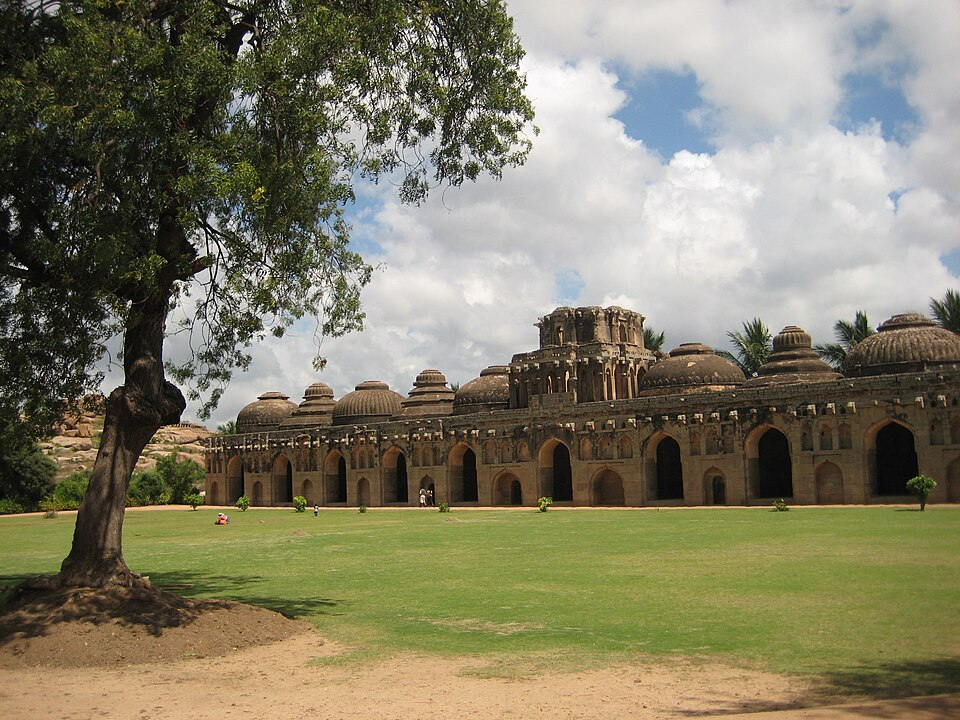
#> input picture Hampi-Identifier_CLIP-Model-main/data/test_images/Elephant_Stables/005_960px-Elephant_stables_(27).jpg.jpg, 960 x 720 px
$ jupyter execute --allow-errors evaluation.ipynb
#> lines starting #> are read from the running program, lines starting #| are printed output that depends on the picture
#> further down, image is the input picture: PIL image 960x720 RGB; mean R, G, B 129.2, 125, 102.3
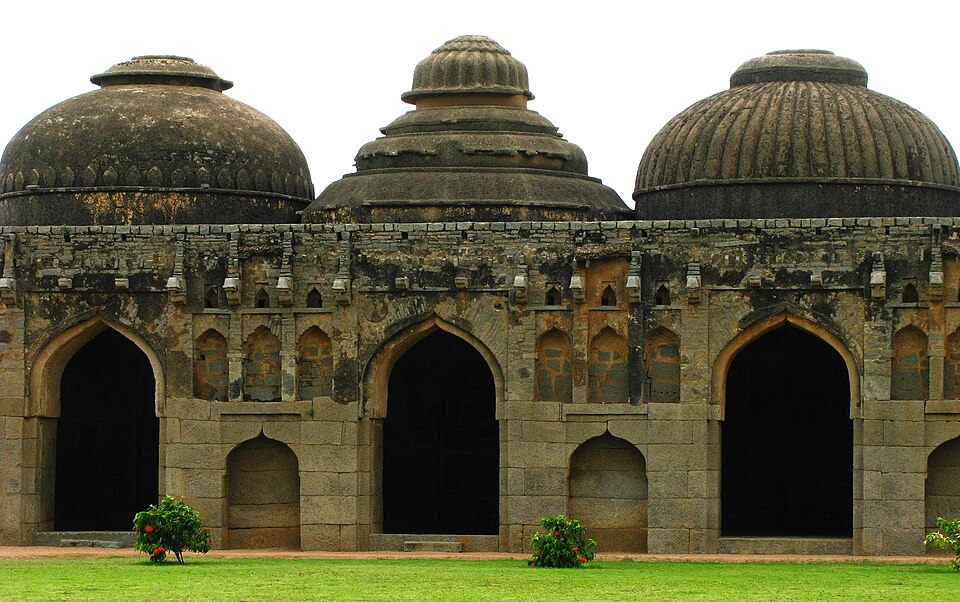
#> input picture Hampi-Identifier_CLIP-Model-main/data/test_images/Elephant_Stables/000_960px-Domes_of_Muslim__Hindu_and_Jain_styles.jpg.jpg, 960 x 602 px
#> further down, img is the input picture: PIL image 960x602 RGB; mean R, G, B 107.9, 105.9, 80.5
### Hampi-Identifier_CLIP-Model-main/model/clip_model.py
"""
clip_model.py — Improved CLIP zero-shot model for Hampi
Fixes:
- Uses mean pooling over prompts
- Better prompt handling
- Upgraded model weights
- Fixed temperature scaling
"""

import torch
import numpy as np
from PIL import Image, ImageOps
from transformers import CLIPProcessor, CLIPModel
import time
import os
import pickle

# ------------------------------------------------------------
# Labels MUST match the keys in PROMPTS
# ------------------------------------------------------------
LABELS = [
    "Hampi_Bazaar",
    "Hemakuta_temple_hill_complex",
    "Lotus_Mahal",
    "Elephant_Stables",
    "Royal_Centre",
    "Matanga_Hill",
    "Monolithic_Bull",
]

# ------------------------------------------------------------
# Prompts (Improved descriptions)
# ------------------------------------------------------------
PROMPTS = {
    "Hampi_Bazaar": [
        "a photo of Hampi Bazaar street with old stone pavilions",
        "long ancient street lined with stone pillars at Hampi",
        "a colonnaded street ancient marketplace ruins in India"
    ],
    "Hemakuta_temple_hill_complex": [
        "a photo of Hemakuta hill temples in Hampi, stepped architecture",
        "ancient stone shrines and ruins on a rocky hill in India",
        "Hemakuta hill monuments complex at sunset"
    ],
    "Lotus_Mahal": [
        "a photo of the Lotus Mahal in Hampi, a symmetric arched palace building",
        "Indo-Islamic style pavilion with scalloped arches",
        "Lotus Mahal ancient structure built with lime mortar and brick"
    ],
    "Elephant_Stables": [
        "a photo of the Elephant Stables in Hampi, a long building with large domes",
        "multiple domed chambers and arches for royal elephants",
        "Indo-Islamic architecture row of domes in India"
    ],
    "Royal_Centre": [
        "a photo of the Royal Centre ruins in Hampi, stone foundations and walls",
        "great platform Mahanavami Dibba in Hampi royal enclosure",
        "ancient royal palace ruins and stepped tanks in India"
    ],
    "Matanga_Hill": [
        "a photo of the rocky landscape of Matanga Hill in Hampi",
        "panoramic view from Matanga Hill showing ruins and boulders",
        "ancient temple on top of a rocky mountain in Hampi"
    ],
    "Monolithic_Bull": [
        "a photo of the giant Monolithic Nandi Bull statue in Hampi",
        "large carved stone bull sculpture in a pavilion",
        "massive Nandi bull carved from a single boulder"
    ]
}


class HampiCLIPModel:
    MODEL_ID = "openai/clip-vit-large-patch14"

    def __init__(self, device=None):
        self.device = device or ("cuda" if torch.cuda.is_available() else "cpu")
        self.model = None
        self.processor = None
        self.classifier = None # Holds the sklearn LogisticRegression model
        self.loaded = False

    # [70 lines left out: functions load, _encode_image, predict, not called in this run]

# Singleton
_model = None

# [5 lines left out: function get_model, not called in this run]

### Hampi-Identifier_CLIP-Model-main/notebooks/evaluation.ipynb
# T12.5 — Hampi Monument Identifier: CLIP Evaluation Notebook

This notebook lets you:
1. Test CLIP predictions on individual images
2. Run batch evaluation on a folder of test images
3. Visualise confidence distributions
4. Tune prompt templates for better accuracy

[cell 1]
import sys, os
sys.path.insert(0, os.path.abspath('..'))

# Update imports to match the new clip_model.py
from model.clip_model import HampiCLIPModel, LABELS as MONUMENT_NAMES
from utils.helpers import get_monument_info, confidence_color
from PIL import Image
import matplotlib.pyplot as plt
import matplotlib.patches as mpatches
import numpy as np

# Create FOLDER_TO_CLASS dynamically since it was removed from clip_model.py
FOLDER_TO_CLASS = {label: label for label in MONUMENT_NAMES}

print('Imports OK')

## 1. Load Model

#> (a cell that did not finish here is left out)

## 2. Single Image Prediction

[cell 3]
# Change this path to any monument image
IMAGE_PATH = '../data/test_images/Elephant_Stables/005_960px-Elephant_stables_(27).jpg.jpg'

#> (the rest of this cell did not finish here and is left out)

## 3. Batch Evaluation

[cell 4]
# Batch Evaluation Cell
import os
import time
from PIL import Image, ImageOps

TEST_DIR = '../data/test_images'

def pad_to_square(img, fill_color=(0, 0, 0)):
    # Pads aspect ratio to a square to prevent bad center crops by CLIP
#> called with fill_color = (0, 0, 0)
    x, y = img.size
#> x = 960; y = 602
    size = max(x, y)
#> size = 960
    new_img = Image.new('RGB', (size, size), fill_color)
#> new_img: PIL image 960x960 RGB; every value is 0
    new_img.paste(img, (int((size - x) / 2), int((size - y) / 2)))
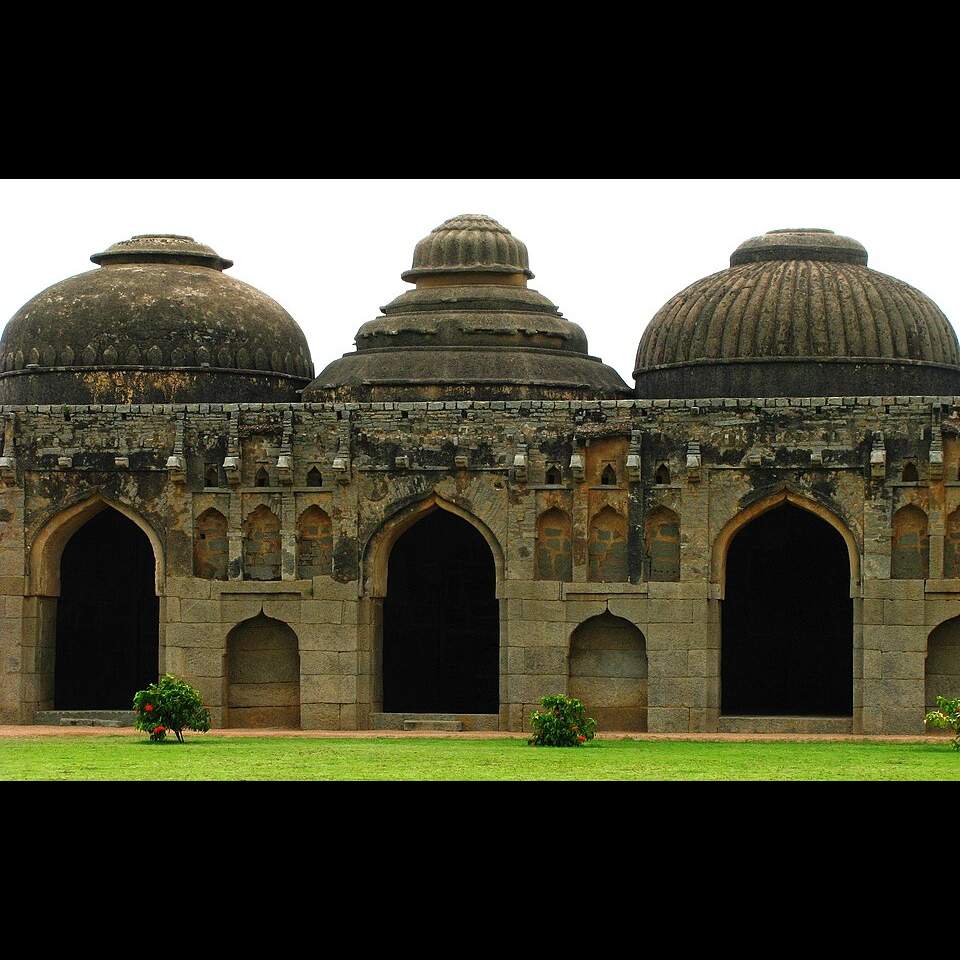
#> new_img: PIL image 960x960 RGB; mean R, G, B 67.7, 66.4, 50.5
    return new_img

if not os.path.isdir(TEST_DIR):
    print(f'Test directory not found: {TEST_DIR}')
else:
    results = []

    # We must match the folder names EXACTLY to the new LABELS in clip_model.py
    # Some folders might have slightly different names than our new LABELS

    for folder_name in os.listdir(TEST_DIR):
        folder = os.path.join(TEST_DIR, folder_name)
        if not os.path.isdir(folder):
            continue

        print(f"Evaluating folder: {folder_name}")
        for fname in os.listdir(folder):
            if not fname.lower().endswith(('.jpg', '.jpeg', '.png', '.webp')):
                continue
            try:
                img = Image.open(os.path.join(folder, fname)).convert('RGB')

                # Apply padding here before prediction
                img_padded = pad_to_square(img)
                preds, lat = model.predict(img_padded, top_k=3)

            except Exception as e:
                print(f'Skipping corrupted image {fname}: {e}')
                continue

            # --- FIX: Direct comparison, no FOLDER_TO_CLASS mapping needed ---
            top1_correct = (preds[0]['name'] == folder_name)
            top3_correct = any(p['name'] == folder_name for p in preds)

            results.append({
                'true': folder_name,
                'pred': preds[0]['name'],
                'conf': preds[0]['confidence'],
                'top1': top1_correct,
                'top3': top3_correct,
                'latency': lat,
            })

    if results:
        top1 = sum(r['top1'] for r in results) / len(results)
        top3 = sum(r['top3'] for r in results) / len(results)
        avg_conf = sum(r['conf'] for r in results) / len(results)
        avg_lat = sum(r['latency'] for r in results) / len(results)

        print(f'\nTotal images evaluated : {len(results)}')
        print(f'Top-1 Accuracy         : {top1*100:.1f}%')
        print(f'Top-3 Accuracy         : {top3*100:.1f}%')
        print(f'Avg confidence (top-1) : {avg_conf*100:.1f}%')
        print(f'Avg latency            : {avg_lat:.1f} ms')
